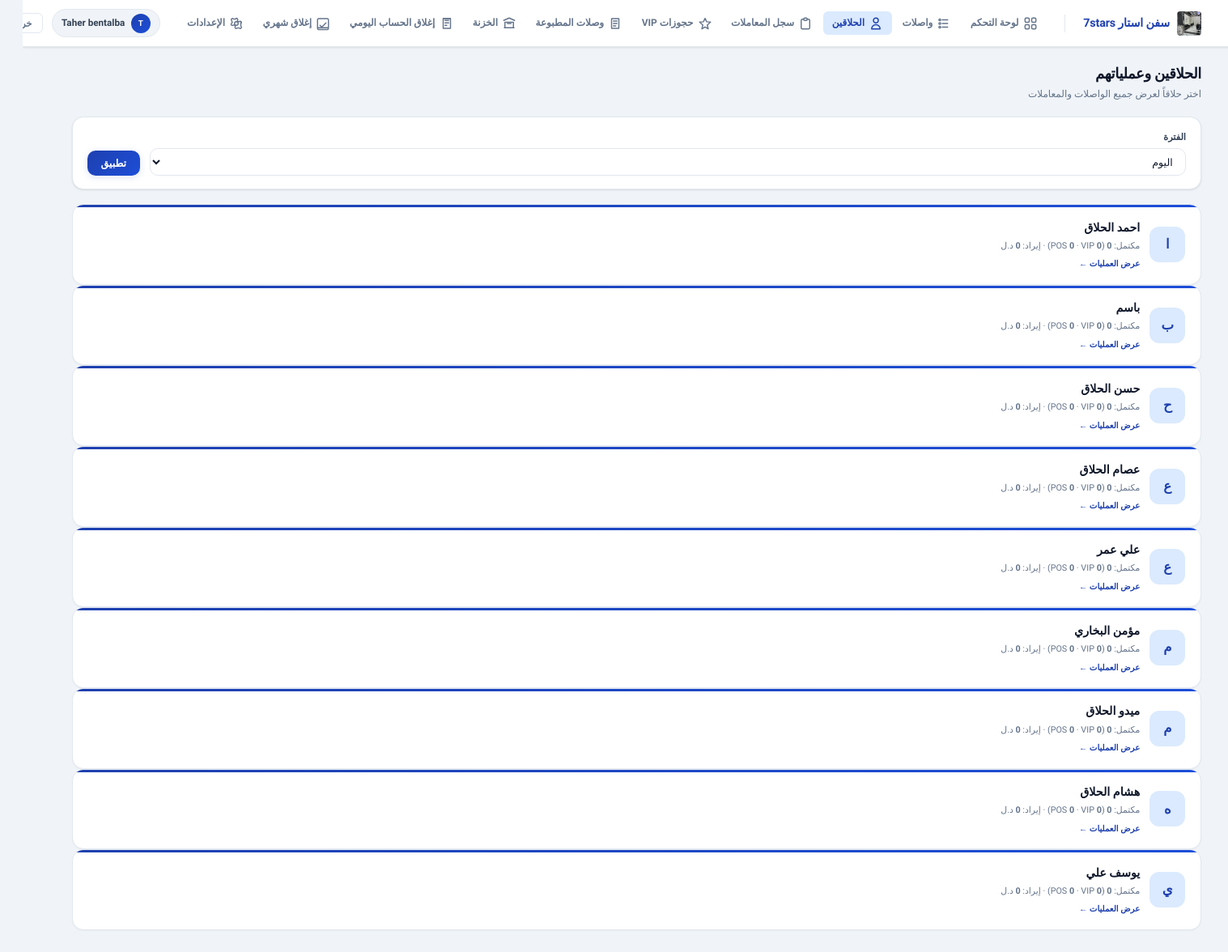
Page /app/barbers/ (signed in) on the committed database.
### core/models.py (models this page shows, shortened)
class TimestampedModel(models.Model):
    created_at = models.DateTimeField(auto_now_add=True, db_index=True)
    updated_at = models.DateTimeField(auto_now=True, db_index=True)
    class Meta:
        abstract = True

class SystemSetting(TimestampedModel):
    key = models.CharField(max_length=80, unique=True)
    value = models.CharField(max_length=255, blank=True, default="")
    description = models.CharField(max_length=255, blank=True, default="")

### accounts/models.py (models this page shows, shortened)
class User(AbstractUser):
    role = models.CharField(max_length=20, choices=UserRole.choices, default=UserRole.CASHIER)

class BarberProfile(models.Model):
    user = models.OneToOneField(
        "accounts.User",
        on_delete=models.CASCADE,
        related_name="barber_profile",
        null=True,
        blank=True,
    )
    name = models.CharField(max_length=120, blank=True, default="", verbose_name="اسم الحلاق")
    default_commission_pct = models.DecimalField(max_digits=5, decimal_places=2, default=0)
    is_active = models.BooleanField(default=True)
    class Meta:
        ordering = ["name"]
    @property
    def display_name(self) -> str:
        n = (self.name or "").strip()
        if n:
            return n
        if self.user_id:
            return self.user.get_full_name() or self.user.username
        return "حلاق"
    @property
    def initial_letter(self) -> str:
        d = self.display_name
        return d[:1].upper() if d else "?"

### barber_ms/views.py (the view)
# urls.py: path("barbers/", views.barbers_list_view, name="barbers_list"),
@login_required
def barbers_list_view(request):
    if not _is_cashier_or_admin(request.user):
        messages.error(request, "ليس لديك صلاحية الوصول.")
        return redirect("frontend:dashboard")
    from_date, to_date, period = _parse_filter_dates(request)
    barbers = BarberProfile.objects.select_related("user").order_by("-is_active", "name")
    rows = []
    for bp in barbers:
        rows.append({"barber": bp, "stats": barber_combined_stats(bp, from_date, to_date)})
    return render(
        request,
        "frontend/barbers_list.html",
        {
            "barber_rows": rows,
            "filter_from": from_date,
            "filter_to": to_date,
            "filter_period": period,
        },
    )

### barber_ms/context_processors.py (called while the page is built)
def _time_greeting_ar() -> str:
    h = timezone.localtime().hour
    if 5 <= h < 12:
        return "صباح الخير"
    if 12 <= h < 17:
        return "طاب نهارك"
    if 17 <= h < 22:
        return "مساء الخير"
    return "أهلاً بك"

def system_settings(request):
    try:
        qs = SystemSetting.objects.filter(key__in=_DEFAULTS.keys()).values_list("key", "value")
        stored = dict(qs)
    except Exception:
        stored = {}
    merged = {k: stored.get(k) or v for k, v in _DEFAULTS.items()}
    theme_key = merged.get("theme", "ocean")
    theme = THEMES.get(theme_key, THEMES["ocean"])
    now_local = timezone.localtime()
    return {
        "sys": merged,
        "theme": theme,
        "themes": THEMES,
        "time_greeting": _time_greeting_ar(),
        "now_local": now_local,
        "weekday_ar": _AR_WEEKDAYS[now_local.weekday()],
        "barber_login_enabled": merged.get("barber_login_enabled", "0") == "1",
    }

### barber_ms/views.py (called while the page is built)
def _is_cashier_or_admin(user):
    return user.role in (UserRole.ADMIN, UserRole.CASHIER) or user.is_superuser

def _parse_filter_dates(request):
    today = timezone.localdate()
    from_raw = (request.GET.get("from") or "").strip()
    to_raw = (request.GET.get("to") or "").strip()
    period = (request.GET.get("period") or "today").strip()
    from_date = None
    to_date = None
    if period == "today":
        from_date = to_date = today
    elif period == "month":
        from_date = today.replace(day=1)
        to_date = today
    elif period == "all":
        pass
    elif period == "custom":
        if from_raw:
            from_date = datetime.date.fromisoformat(from_raw[:10])
        if to_raw:
            to_date = datetime.date.fromisoformat(to_raw[:10])
    return from_date, to_date, period

### core/barber_activity.py (called while the page is built)
def _vip_activity_date_q(barber: BarberProfile, from_date, to_date) -> Q:
    q = Q()
    if from_date:
        q &= Q(booking_date__gte=from_date)
    if to_date:
        q &= Q(booking_date__lte=to_date)
    booking_date_match = q
    completed_match = Q(status="completed")
    if from_date:
        completed_match &= Q(updated_at__date__gte=from_date)
    if to_date:
        completed_match &= Q(updated_at__date__lte=to_date)
    payout_match = Q(barber_payouts__barber=barber)
    if from_date:
        payout_match &= Q(barber_payouts__created_at__date__gte=from_date)
    if to_date:
        payout_match &= Q(barber_payouts__created_at__date__lte=to_date)
    return booking_date_match | completed_match | payout_match

### templates/frontend/barbers_list.html (shortened to what this page needs)
{% extends "frontend/base.html" %}
{% block header_title %}الحلاقين وعملياتهم{% endblock %}
{% block header_subtitle %}اختر حلاقاً لعرض جميع الواصلات والمعاملات{% endblock %}
{% block content %}
<form method="get" class="filter-bar card" style="padding:16px 18px;margin-bottom:18px;display:flex;flex-wrap:wrap;gap:12px;align-items:end">
  <div class="field">
    <label>الفترة</label>
    <select name="period" class="field-input" id="barbersPeriod">
      <option value="today" {% if filter_period == "today" %}selected{% endif %}>اليوم</option>
    </select>
  </div>
  <button type="submit" class="btn btn-p">تطبيق</button>
</form>
<div class="summary-grid" style="margin-bottom:18px">
  {% for row in barber_rows %}
  {% if row.barber.is_active or row.stats.completed > 0 %}
  <a href="{% url 'frontend:barber_operations' row.barber.id %}?period={{ filter_period }}{% if filter_from %}&from={{ filter_from|date:'Y-m-d' }}{% endif %}{% if filter_to %}&to={{ filter_to|date:'Y-m-d' }}{% endif %}" class="dark-card kpi-card" style="text-decoration:none;color:inherit;display:flex;gap:12px;align-items:center">
    <div style="width:44px;height:44px;border-radius:12px;background:var(--primary-light);color:var(--primary);display:flex;align-items:center;justify-content:center;font-weight:800;font-size:1.1rem">{{ row.barber.initial_letter }}</div>
    <div style="flex:1;min-width:0">
      <div style="font-weight:800;font-size:.95rem">{{ row.barber.display_name }}{% if not row.barber.is_active %} <span style="color:var(--danger);font-size:.7rem">(موقوف)</span>{% endif %}</div>
      <div style="font-size:.72rem;color:var(--muted);margin-top:4px">
        مكتمل: <b>{{ row.stats.completed }}</b>
        (POS <b>{{ row.stats.pos_completed }}</b> · VIP <b>{{ row.stats.vip_completed }}</b>)
        · إيراد: <b>{{ row.stats.revenue|floatformat:0 }}</b> {{ sys.currency }}
      </div>
      <div style="font-size:.68rem;color:var(--primary);margin-top:6px;font-weight:700">عرض العمليات ←</div>
    </div>
  </a>
  {% endif %}
  {% empty %}
  <p class="muted">لا يوجد حلاقون.</p>
  {% endfor %}
</div>
{% endblock %}

### templates/frontend/base.html (shortened to what this page needs)
<!DOCTYPE html>
<html lang="ar" dir="rtl">
<head>
</head>
<body>
  <header class="app-nav">
    <div class="nav-inner">
      <a class="nav-brand" href="{% url 'frontend:dashboard' %}">
        {% if sys.logo %}
          <img src="/media/{{ sys.logo }}" alt="{{ sys.business_name }}">
        {% endif %}
        <span>{{ sys.business_name|default:"Barber Pro" }}</span>
      </a>
      <nav class="nav-links" aria-label="التنقل الرئيسي">
        <a href="{% url 'frontend:dashboard' %}" class="{% if request.resolver_match.url_name == 'dashboard' %}active{% endif %}">
          <span class="nav-link-icon">
          </span>
          <span class="label">لوحة التحكم</span>
        </a>
        <a href="{% url 'frontend:queue' %}" class="{% if request.resolver_match.url_name == 'queue' %}active{% endif %}">
          <span class="nav-link-icon">
            <svg viewBox="0 0 24 24" fill="none" stroke="currentColor" stroke-width="1.9" stroke-linecap="round" stroke-linejoin="round" aria-hidden="true">
              <path d="M8 6h9" />
              <path d="M8 12h9" />
              <path d="M8 18h9" />
              <circle cx="4" cy="6" r="1.5" />
              <circle cx="4" cy="12" r="1.5" />
              <circle cx="4" cy="18" r="1.5" />
            </svg>
          </span>
          <span class="label">واصلات</span>
        </a>
        <a href="{% url 'frontend:barbers_list' %}" class="{% if request.resolver_match.url_name == 'barbers_list' or request.resolver_match.url_name == 'barber_operations' %}active{% endif %}">
          <span class="nav-link-icon">
            <svg viewBox="0 0 24 24" fill="none" stroke="currentColor" stroke-width="1.9" stroke-linecap="round" stroke-linejoin="round" aria-hidden="true">
              <path d="M16 7a4 4 0 11-8 0 4 4 0 018 0zM12 14a7 7 0 00-7 7h14a7 7 0 00-7-7z" />
            </svg>
          </span>
          <span class="label">الحلاقين</span>
        </a>
        <a href="{% url 'frontend:transactions_log' %}" class="{% if request.resolver_match.url_name == 'transactions_log' %}active{% endif %}">
          <span class="nav-link-icon">
            <svg viewBox="0 0 24 24" fill="none" stroke="currentColor" stroke-width="1.9" stroke-linecap="round" stroke-linejoin="round" aria-hidden="true">
              <path d="M9 5H7a2 2 0 00-2 2v12a2 2 0 002 2h10a2 2 0 002-2V7a2 2 0 00-2-2h-2" />
              <path d="M9 5a2 2 0 002 2h2a2 2 0 002-2M9 5a2 2 0 012-2h2a2 2 0 012 2" />
            </svg>
          </span>
          <span class="label">سجل المعاملات</span>
        </a>
        {% if request.user.role == "ADMIN" or request.user.role == "CASHIER" or request.user.is_superuser %}
        <a href="{% url 'frontend:vip:vip_bookings_list' %}" class="{% if 'vip_booking' in request.resolver_match.url_name %}active{% endif %}">
          <span class="nav-link-icon">
            <svg viewBox="0 0 24 24" fill="none" stroke="currentColor" stroke-width="1.9" stroke-linecap="round" stroke-linejoin="round" aria-hidden="true">
              <path d="M12 17.75l-5.25 3.15 1.6-6.18L3 9.75l6.35-.55L12 3.5l2.65 5.7 6.35.55-5.35 4.97 1.6 6.18z" />
            </svg>
          </span>
          <span class="label">حجوزات VIP</span>
        </a>
        <a href="{% url 'frontend:vip:receipts_list' %}" class="{% if 'receipt' in request.resolver_match.url_name %}active{% endif %}">
          <span class="nav-link-icon">
            <svg viewBox="0 0 24 24" fill="none" stroke="currentColor" stroke-width="1.9" stroke-linecap="round" stroke-linejoin="round" aria-hidden="true">
              <path d="M6 4h12v16H6z" />
              <path d="M9 8h6" />
              <path d="M9 12h6" />
              <path d="M9 16h4" />
            </svg>
          </span>
          <span class="label">وصلات المطبوعة</span>
        </a>
        <a href="{% url 'frontend:treasury' %}" class="{% if request.resolver_match.url_name == 'treasury' %}active{% endif %}">
          <span class="nav-link-icon">
            <svg viewBox="0 0 24 24" fill="none" stroke="currentColor" stroke-width="1.9" stroke-linecap="round" stroke-linejoin="round" aria-hidden="true">
              <path d="M4 19h16" />
              <path d="M3 7l9-4 9 4" />
              <path d="M5 19V10h14v9" />
              <path d="M9 12h6" />
            </svg>
          </span>
          <span class="label">الخزنة</span>
        </a>
        <a href="{% url 'frontend:daily_close' %}" class="{% if request.resolver_match.url_name == 'daily_close' %}active{% endif %}">
          <span class="nav-link-icon">
            <svg viewBox="0 0 24 24" fill="none" stroke="currentColor" stroke-width="1.9" stroke-linecap="round" stroke-linejoin="round" aria-hidden="true">
              <path d="M9 7h6" />
              <path d="M9 11h6" />
              <path d="M9 15h3" />
              <path d="M6 4h12v16H6z" />
              <path d="M6 4l12 0" />
            </svg>
          </span>
          <span class="label">إغلاق الحساب اليومي</span>
        </a>
        <a href="{% url 'frontend:monthly_close' %}" class="{% if request.resolver_match.url_name == 'monthly_close' %}active{% endif %}">
          <span class="nav-link-icon">
            <svg viewBox="0 0 24 24" fill="none" stroke="currentColor" stroke-width="1.9" stroke-linecap="round" stroke-linejoin="round" aria-hidden="true">
              <path d="M4 19h16" />
              <path d="M7 15l3 3 7-7" />
              <rect x="3" y="4" width="18" height="18" rx="2" />
            </svg>
          </span>
          <span class="label">إغلاق شهري</span>
        </a>
        {% endif %}
        <a href="{% url 'frontend:settings' %}" class="{% if request.resolver_match.url_name == 'settings' %}active{% endif %}">
          <span class="nav-link-icon">
          </span>
          <span class="label">الإعدادات</span>
        </a>
      </nav>
      <div class="nav-user">
        <div class="user-chip">
          <div class="user-avatar">{{ request.user.get_full_name|default:request.user.username|slice:":1" }}</div>
          <span>{{ request.user.get_full_name|default:request.user.username }}</span>
        </div>
        <form method="post" action="{% url 'logout' %}">
          <button class="btn-logout" type="submit">خروج</button>
        </form>
      </div>
    </div>
  </header>
  <main class="page-wrap">
    <div class="page-header">
      <div>
        <div class="page-title">{% block header_title %}لوحة التحكم{% endblock %}</div>
        <div class="page-sub">{% block header_subtitle %}{% endblock %}</div>
      </div>
    </div>
    {% block content %}{% endblock %}
  </main>
  {% include "frontend/partials/swal_global.html" %}
</body>
</html>

### rows in the picture
SystemSetting: business_name "سفن استار 7stars"
User: user.get_full_name "T", user.get_full_name "Taher bentalba"
BarberProfile: barber.display_name "احمد الحلاق", stats.completed "0", stats.pos_completed "0", stats.vip_completed "0"
BarberProfile: barber.initial_letter "ب", barber.display_name "باسم", stats.completed "0", stats.pos_completed "0", stats.vip_completed "0"
BarberProfile: barber.display_name "حسن الحلاق", stats.completed "0", stats.pos_completed "0", stats.vip_completed "0"
BarberProfile: barber.display_name "عصام الحلاق", stats.completed "0", stats.pos_completed "0", stats.vip_completed "0"
BarberProfile: barber.display_name "علي عمر", stats.completed "0", stats.pos_completed "0", stats.vip_completed "0"
BarberProfile: barber.display_name "مؤمن البخاري", stats.completed "0", stats.pos_completed "0", stats.vip_completed "0"
BarberProfile: barber.display_name "ميدو الحلاق", stats.completed "0", stats.pos_completed "0", stats.vip_completed "0"
BarberProfile: barber.display_name "هشام الحلاق", stats.completed "0", stats.pos_completed "0", stats.vip_completed "0"
BarberProfile: barber.initial_letter "ي", barber.display_name "يوسف علي", stats.completed "0", stats.pos_completed "0", stats.vip_completed "0"
